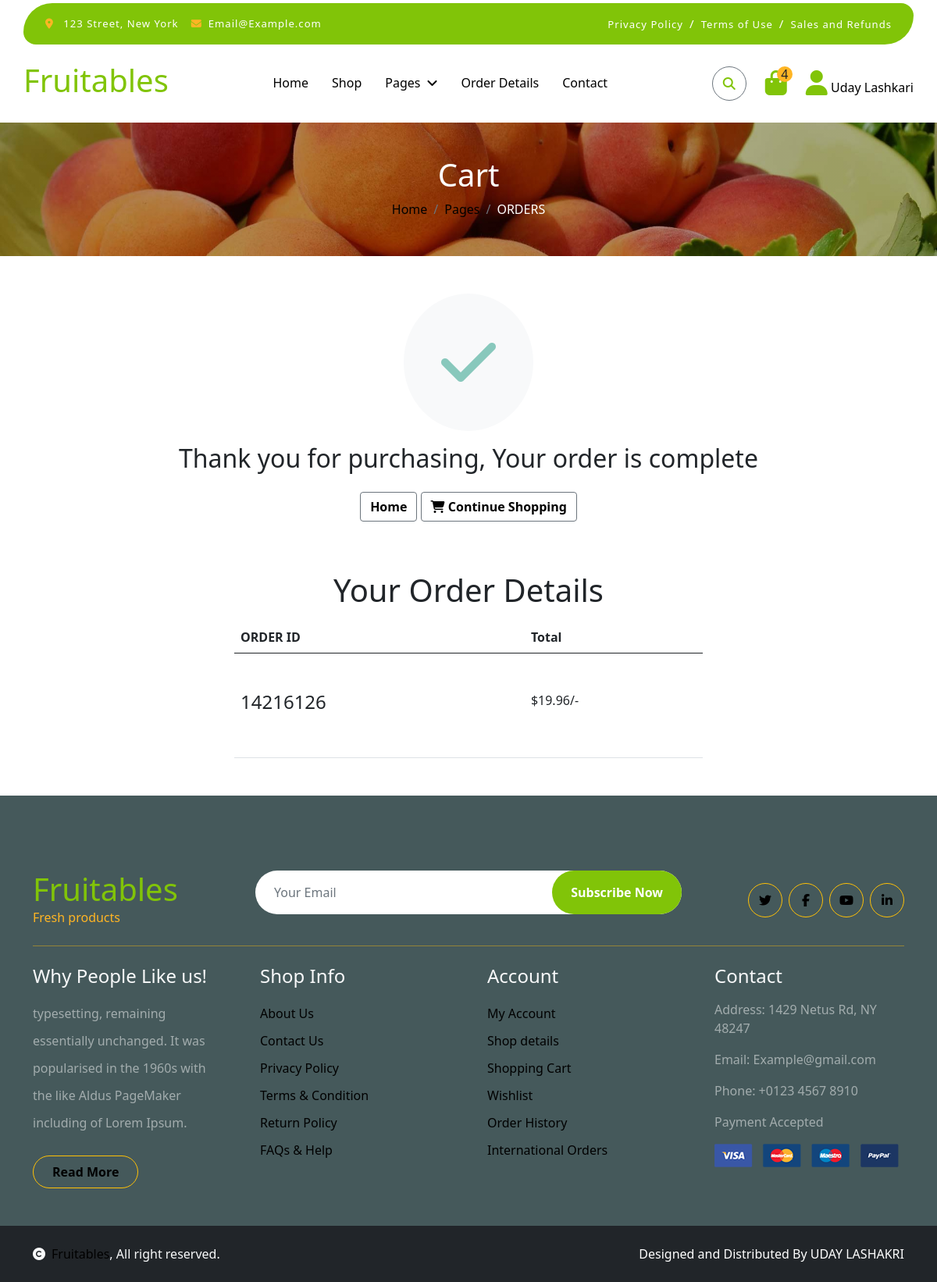
Screenshot of /order.php (signed in) with the database file from the repository.
### tables this page shows
CREATE TABLE `user_info` (
  `id` int(11) NOT NULL,
  `name` varchar(50) NOT NULL,
  `lname` varchar(50) NOT NULL,
  `email` varchar(50) NOT NULL,
  `gen` varchar(50) NOT NULL,
  `pas` varchar(50) NOT NULL,
  `phone` int(50) NOT NULL,
  `city` varchar(50) NOT NULL,
  `pincode` varchar(50) NOT NULL,
  `country` varchar(50) NOT NULL
);

CREATE TABLE `chackout` (
  `id` int(11) NOT NULL,
  `first_name` varchar(50) NOT NULL,
  `last_name` varchar(50) NOT NULL,
  `company_name` varchar(50) NOT NULL,
  `address` varchar(50) NOT NULL,
  `city` varchar(34) NOT NULL,
  `country` varchar(50) NOT NULL,
  `postcode` varchar(50) NOT NULL,
  `mobie` varchar(50) NOT NULL,
  `email` varchar(33) NOT NULL,
  `order_note` varchar(50) NOT NULL,
  `img` varchar(50) NOT NULL,
  `pr_name` varchar(50) NOT NULL,
  `price` varchar(50) NOT NULL,
  `quantity` int(50) NOT NULL,
  `subtotal` varchar(50) NOT NULL,
  `orderid` int(50) NOT NULL
);

### order.php (the view, shortened to what this page needs)
<?php
include "config.php";
$pas = $_SESSION['pas'];
$sql = "SELECT * FROM `user_info` WHERE  `pas`='$pas'";
$res = mysqli_query($con, $sql);
$row2 = mysqli_fetch_assoc($res);
?>
<!DOCTYPE html>
<html lang="en">
<head>
    <link href="https://cdn.jsdelivr.net/npm/bootstrap@5.0.2/dist/css/bootstrap.min.css" rel="stylesheet">
    <link rel="stylesheet" href="https://cdnjs.cloudflare.com/ajax/libs/font-awesome/6.4.2/css/all.min.css" />
    <link rel="stylesheet" href="../css/style.css">
    <link rel="stylesheet" href="https://cdn.jsdelivr.net/npm/swiper@11/swiper-bundle.min.css" />
  <link href="https://cdn.jsdelivr.net/npm/bootstrap@5.0.2/dist/css/bootstrap.min.css" rel="stylesheet"
>
        <link rel="stylesheet" href="https://cdnjs.cloudflare.com/ajax/libs/font-awesome/6.5.1/css/all.min.css" />
    <link href="css/style.css" rel="stylesheet">
</head>
<body>
<div class="container-fluid fixed-top">
             <div class="container topbar  d-none d-lg-block">
                 <div class="d-flex justify-content-between">
                     <div class="top-info ps-2">
                         <small class="me-3"><i class="fas fa-map-marker-alt me-2 " style="color: #ffb524;"></i> <a
                                 href="#" class="text-white">123 Street, New York</a></small>
                         <small class="me-3"><i class="fas fa-envelope me-2 " style="color: #ffb524;"></i><a href="#"
                                 class="text-white">Email@Example.com</a></small>
                     </div>
                     <div class="top-link pe-2">
                         <a href="#" class="text-white"><small class="text-white mx-2">Privacy Policy</small>/</a>
                         <a href="#" class="text-white"><small class="text-white mx-2">Terms of Use</small>/</a>
                         <a href="#" class="text-white"><small class="text-white ms-2">Sales and Refunds</small></a>
                     </div>
                 </div>
             </div>
             <div class="container px-0">
                 <nav class="navbar navbar-light bg-white navbar-expand-xl">
                     <a href="index.php" class="navbar-brand">
                         <h1 class=" display-6" style="color: #81c408;">Fruitables</h1>
                     </a>
                     <div class="collapse navbar-collapse bg-white" id="navbarCollapse">
                         <div class="navbar-nav mx-auto">
                             <a href="index.php" class="nav-item nav-link active">Home</a>
                             <a href="pagination/shop.php" class="nav-item nav-link">Shop</a>
                             <div class="nav-item dropdown">
                                 <a href="#" class="nav-link dropdown-toggle" data-bs-toggle="dropdown">Pages</a>
                             </div>
                             <a href="order.php" class="nav-item nav-link active">Order Details</a>
                             <a href="contact.php" class="nav-item nav-link">Contact</a>
                         </div>
                         <div class="d-flex m-3 me-0">
                             <button
                                 class="btn-search btn border border-secondary btn-md-square rounded-circle bg-white me-4"
                                 data-bs-toggle="modal" data-bs-target="#searchModal"id="se" ><i class="fas fa-search "
                                     style="color: #81c408;" ></i></button>
                             <a href="cart.php" class="position-relative me-4 my-auto">
                             <?php
                                         $sql="SELECT * FROM `cart`";
                                         $res=mysqli_query($con,$sql);
                                         $i=0;
                                         while($row=mysqli_fetch_assoc($res))
                                         {
                                             $i++;
                                         }
                                         ?>
                                 <i class="fa fa-shopping-bag fa-2x" style="color:#81c408 ;"></i>
                                 <span
                                     class="position-absolute rounded-circle d-flex align-items-center justify-content-center text-dark px-1"
                                     style="top: -5px; left: 15px; height: 20px; min-width: 20px; background-color: #ffb524;"><?php echo $i?></span>
                                 </a>
                              <a href="user_info.php" class="my-auto">
                                <i class="fas fa-user fa-2x" style="color:#81c408;"></i>
                                <?php echo  $row2['name']. " ".$row2['lname'] ?>
                            </a>
                         </div>
                     </div>
                 </nav>
             </div>
         </div>
    <div class="container-fluid page-header py-5">
        <h1 class="text-center text-white display-6">Cart</h1>
        <ol class="breadcrumb justify-content-center mb-0">
            <li class="breadcrumb-item"><a href="index.php">Home</a></li>
            <li class="breadcrumb-item"><a href="#">Pages</a></li>
            <li class="breadcrumb-item active text-white">ORDERS</li>
        </ol>
    </div>
  <div class="row my-5">
    <div class="col-sm-10 offset-sm-1 text-center">
        <p class="icon-addcart"><span><i class="fa fa-check  display-1 p-5 bg-light rounded-circle" style="color: #88c8bc;"></i></span></p>
        <h2 class="mb-4">Thank you for purchasing, Your order is complete</h2>
        <p>
            <a href="index.html"class="btn  btn-outline-secondary">Home</a>
            <a href="men.html"class="btn  btn-outline-secondary"><i class="fa fa-shopping-cart"></i> Continue Shopping</a>
        </p>
    </div>
</div>
<h1 class="text-center m-3">Your Order Details</h1>
<table class="table w-50 m-auto">
    <thead>
        <tr>
            <th scope="col">ORDER ID</th>
            <th scope="col">Total</th>
        </tr>
    </thead>
    <tbody>
        <?php
       $email = $row2['email'];
            $sql = "SELECT * FROM `chackout` WHERE `email` = '$email'";
            $res = mysqli_query($con, $sql);
            while($row = mysqli_fetch_assoc($res)) {
        ?>
        <tr class="order-row" data-order-id="<?php echo $row['orderid']; ?>">
            <td class="py-5"><h4><?php echo $row['orderid']; ?></h4></td>
            <td class="py-5">$<?php $total = $row['price'] * $row['quantity']; echo $total; ?>/-</td>
        </tr>
        <?php } ?>
    </tbody>
</table>
 <div class="container-fluid text-white-50 footer pt-5 mt-5 w-100" style="background-color: #45595b !important;">
        <div class="container py-5">
            <div class="pb-4 mb-4" style="border-bottom: 1px solid rgba(226, 175, 24, 0.5) ;">
                <div class="row g-4">
                    <div class="col-lg-3">
                        <a href="#">
                            <h1 class=" mb-0" style="color: #81c408;">Fruitables</h1>
                            <p class=" mb-0" style="color: #FFB524;">Fresh products</p>
                        </a>
                    </div>
                    <div class="col-lg-6">
                        <div class="position-relative mx-auto">
                            <input class="form-control border-0 w-100 py-3 px-4 rounded-pill" type="number"
                                placeholder="Your Email">
                            <button type="submit"
                                class="btn  border-0 border-secondary py-3 px-4 position-absolute rounded-pill text-white aa"
                                style="top: 0; right: 0; background-color: #81c408;">Subscribe Now</button>
                        </div>
                    </div>
                    <div class="col-lg-3">
                        <div class="d-flex justify-content-end pt-3">
                            <a class="btn  btn-outline-warning me-2 btn-md-square rounded-circle" href=""><i
                                    class="fab fa-twitter"></i></a>
                            <a class="btn btn-outline-warning me-2 btn-md-square rounded-circle" href=""><i
                                    class="fab fa-facebook-f"></i></a>
                            <a class="btn btn-outline-warning me-2 btn-md-square rounded-circle" href=""><i
                                    class="fab fa-youtube"></i></a>
                            <a class="btn btn-outline-warning btn-md-square rounded-circle" href=""><i
                                    class="fab fa-linkedin-in"></i></a>
                        </div>
                    </div>
                </div>
            </div>
            <div class="row g-5">
                <div class="col-lg-3 col-md-6">
                    <div class="footer-item">
                        <h4 class="text-light mb-3">Why People Like us!</h4>
                        <p class="mb-4">typesetting, remaining essentially unchanged. It was
                            popularised in the 1960s with the like Aldus PageMaker including of Lorem Ipsum.</p>
                        <a href="" class="btn border-warning py-2 px-4 rounded-pill " style="color:#FFB524;">Read
                            More</a>
                    </div>
                </div>
                <div class="col-lg-3 col-md-6">
                    <div class="d-flex flex-column text-start footer-item">
                        <h4 class="text-light mb-3">Shop Info</h4>
                        <a class="btn-link" href="">About Us</a>
                        <a class="btn-link" href="">Contact Us</a>
                        <a class="btn-link" href="">Privacy Policy</a>
                        <a class="btn-link" href="">Terms & Condition</a>
                        <a class="btn-link" href="">Return Policy</a>
                        <a class="btn-link" href="">FAQs & Help</a>
                    </div>
                </div>
                <div class="col-lg-3 col-md-6">
                    <div class="d-flex flex-column text-start footer-item">
                        <h4 class="text-light mb-3">Account</h4>
                        <a class="btn-link" href="">My Account</a>
                        <a class="btn-link" href="">Shop details</a>
                        <a class="btn-link" href="">Shopping Cart</a>
                        <a class="btn-link" href="">Wishlist</a>
                        <a class="btn-link" href="">Order History</a>
                        <a class="btn-link" href="">International Orders</a>
                    </div>
                </div>
                <div class="col-lg-3 col-md-6">
                    <div class="footer-item">
                        <h4 class="text-light mb-3">Contact</h4>
                        <p>Address: 1429 Netus Rd, NY 48247</p>
                        <p>Email: Example@gmail.com</p>
                        <p>Phone: +0123 4567 8910</p>
                        <p>Payment Accepted</p>
                        <img src="img/payment.png" class="img-fluid" alt="">
                    </div>
                </div>
            </div>
        </div>
    </div>
    <div class="container-fluid copyright bg-dark py-4">
        <div class="container">
            <div class="row">
                <div class="col-md-6 text-center text-md-start mb-3 mb-md-0">
                    <span class="text-light"><a href="#"><i class="fas fa-copyright text-light me-2"></i>Fruitables</a>,
                        All right
                        reserved.</span>
                </div>
                <div class="col-md-6 my-auto text-center text-md-end text-white">
                    Designed and Distributed By UDAY LASHAKRI
                </div>
            </div>
        </div>
    </div>
</body>
</html>

### css/style.css (style rules this page uses)
body { scroll-behavior: smooth; }
.btn { font-weight: 600; transition: .5s; }
a { color: black !important; }
.btn-md-square { width: 44px; height: 44px; }
.btn-square, .btn-sm-square, .btn-md-square, .btn-lg-square { padding: 0; display: flex; align-items: center; justify-content: center; font-weight: normal; }
.btn.border-secondary { transition: 0.5s; }
.fixed-top { transition: 0.5s; background: var(--bs-white); border: 0; }
.topbar { padding: 20px; border-radius: 230px 100px; background-color: #81c408; }
.topbar .top-info { font-size: 15px; line-height: 0; letter-spacing: 1px; display: flex; align-items: center; }
.topbar .top-link { font-size: 15px; line-height: 0; letter-spacing: 1px; display: flex; align-items: center; }
.topbar .top-link a { letter-spacing: 1px; }
.navbar .navbar-nav .nav-link { padding: 10px 15px; font-size: 16px; transition: .5s; }
.navbar { height: 100px; border-bottom: 1px solid rgba(255, 255, 255, .1); }
.navbar .navbar-nav .nav-link:hover, .navbar .navbar-nav .nav-link.active, .fixed-top.bg-white .navbar .navbar-nav .nav-link:hover, .fixed-top.bg-white .navbar .navbar-nav .nav-link.active { color: var(--bs-primary); }
.navbar .dropdown-toggle::after { border: none; content: "\f107"; font-family: "Font Awesome 5 Free"; font-weight: 700; vertical-align: middle; margin-left: 8px; }
.page-header { position: relative; background: linear-gradient(rgba(0, 0, 0, 0.3), rgba(0, 0, 0, 0.3)), url(../img/cart-page-header-img.jpg); background-position: center center; background-repeat: no-repeat; background-size: cover; }
@media (min-width: 992px) { .hero-header, .page-header { margin-top: 152px !important; } }
a { text-decoration: none !important; }
.footer .footer-item .btn-link { line-height: 35px; color: rgba(255, 255, 255, .5); transition: 0.5s; }
.footer .footer-item p.mb-4 { line-height: 35px; }

### rows the page displays
user_info: name "Uday", lname "Lashkari"
chackout: orderid "14216126", total "19.96"

### other values shown
$i "4"
